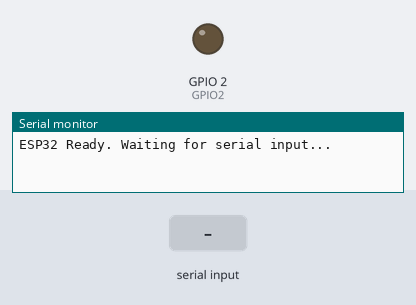
Recording of a sketch running on a simulated ESP32. Parts: output pins drawn as LEDs (lit = HIGH), the last lines printed to the serial monitor. Inputs (shaded band) come from the test bench.

Above: at 1.2 s.
1.3 s: "1" received over Serial
At 2.2 s:
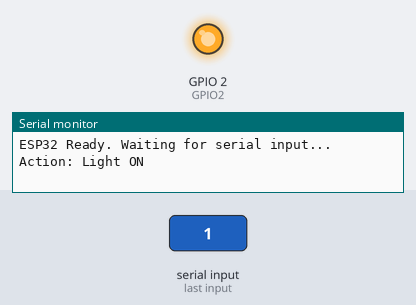
2.8 s: "2" received over Serial
At 3.3 s:
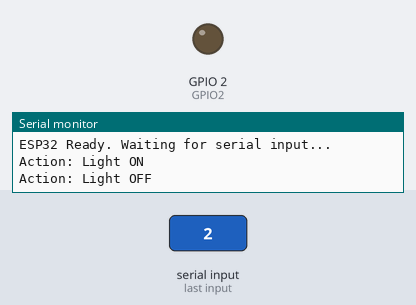
Timing chart, 0 to 5.8 s (numbered marks = the images above; inputs shaded):
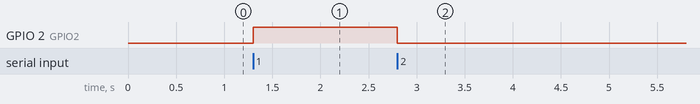

The sketch:

hand_gesture_control.ino
```cpp
void setup() {
  Serial.begin(9600);
  pinMode(2, OUTPUT); // GPIO2 (LED or Relay)
  Serial.println("ESP32 Ready. Waiting for serial input...");
}

void loop() {
  if (Serial.available()) {
    char cmd = Serial.read();

    if (cmd == '1') {
      digitalWrite(2, HIGH); // Turn ON
      Serial.println("Action: Light ON");
    }
    else if (cmd == '2') {
      digitalWrite(2, LOW);  // Turn OFF
      Serial.println("Action: Light OFF");
    }
  }
}
```

Measured:
- after the input at 1.3 s, GPIO 2 (GPIO2): LOW → HIGH at once
- after the input at 2.8 s, GPIO 2 (GPIO2): HIGH → LOW at once
